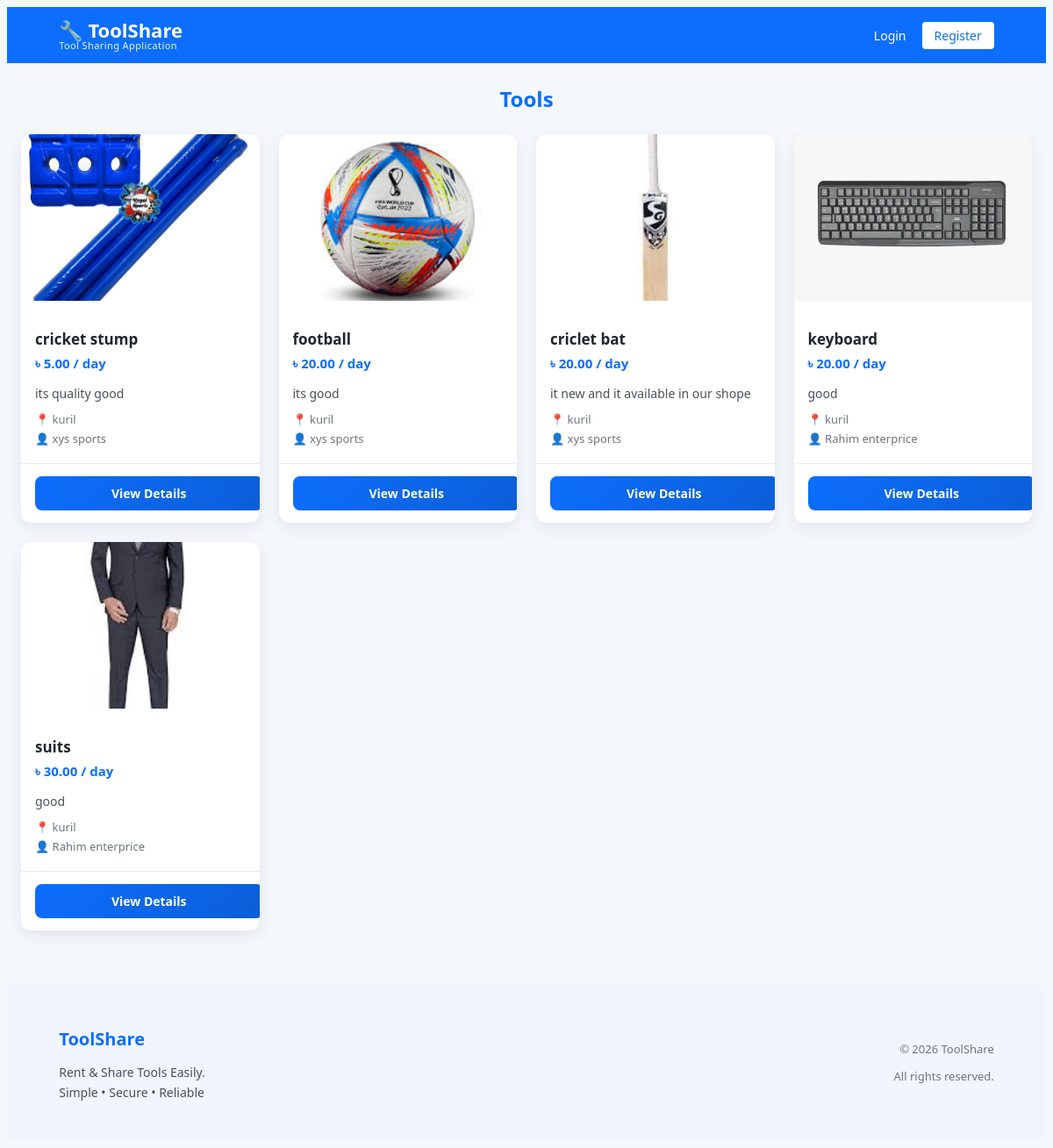
The page /public/index.php on the database its author committed.
### tables this page shows
CREATE TABLE `tools` (
  `id` varchar(36) NOT NULL,
  `user_id` varchar(36) NOT NULL,
  `category_id` varchar(36) NOT NULL,
  `name` varchar(150) NOT NULL,
  `description` text DEFAULT NULL,
  `price_per_day` decimal(10,2) NOT NULL,
  `quantity` int(11) NOT NULL,
  `location` varchar(150) DEFAULT NULL,
  `status` enum('AVAILABLE','RENTED','INACTIVE') DEFAULT 'AVAILABLE',
  `created_at` datetime DEFAULT current_timestamp()
);

CREATE TABLE `users` (
  `id` varchar(36) NOT NULL,
  `name` varchar(150) NOT NULL,
  `email` varchar(150) NOT NULL,
  `phone` varchar(20) NOT NULL,
  `nid_number` varchar(50) DEFAULT NULL,
  `password` varchar(255) NOT NULL,
  `profile_image` varchar(255) DEFAULT NULL,
  `role` enum('USER','VENDOR','ADMIN') NOT NULL,
  `status` enum('ACTIVE','INACTIVE','BLOCKED') DEFAULT 'ACTIVE',
  `shop_number` varchar(100) DEFAULT NULL,
  `business_card_no` varchar(100) DEFAULT NULL,
  `created_at` datetime DEFAULT current_timestamp()
);

### app/controllers/UserController.php (called while the page is built, shortened)
<?php
require_once __DIR__ . '/../services/ToolService.php';
class UserController
{
     private ToolService $toolService;
    public function __construct()
    {
        $this->toolService = new ToolService();
    }
 public function guestView()
 {
   $currentUser = $_SESSION['user'] ?? null;
        $tools = $this->toolService->getToolsForHome($currentUser);
        require __DIR__ . '/../views/home/index.php';
}
}

### app/core/Router.php (called while the page is built, shortened)
<?php
class Router
{
    public function run()
    {
        $url = $_GET['url'] ?? 'user/guestView';
        $parts = explode('/', trim($url, '/'));
        $methodName = $parts[1] ?? 'index';
        $controller = new $controllerName();
        $controller->$methodName();
    }
}

### public/index.php (called while the page is built, shortened)
<?php
require_once __DIR__ . '/../app/core/Router.php';
$router = new Router();
$router->run();

### config/Database.php (called while the page is built)
<?php
class Database
{
    private static $host = "localhost";
    private static $db   = "tool share application";
    private static $user = "root";
    private static $pass = "";
    public static function connect()
    {
        try {
            $pdo = new PDO(
                "mysql:host=" . self::$host . ";dbname=" . self::$db,
                self::$user,
                self::$pass
            );
            $pdo->setAttribute(PDO::ATTR_ERRMODE, PDO::ERRMODE_EXCEPTION);
            return $pdo;
        } catch (PDOException $e) {
            die("DB Connection Failed: " . $e->getMessage());
        }
    }
}

### app/services/ToolService.php (called while the page is built, shortened)
<?php
require_once __DIR__ . '/../repositories/ToolRepository.php';
class ToolService
{
    private ToolRepository $toolRepo;
    public function __construct()
    {
        $this->toolRepo     = new ToolRepository();
    }
public function getToolsForHome(?array $currentUser): array
{
    if (empty($currentUser)) {
        return $this->toolRepo->getAllAvailable();
    }
    return $this->toolRepo->getAllAvailableExceptUser($currentUser['id']);
}
}

### app/repositories/ToolRepository.php (called while the page is built, shortened)
<?php
require_once __DIR__ . '/../../config/Database.php';
class ToolRepository
{
    private PDO $db;
    public function __construct()
    {
        $this->db = Database::connect();
    }
public function getAllAvailable(): array
{
    $sql = "
        SELECT
            t.id,
            t.user_id,
            t.name,
            t.price_per_day,
            t.description,
            t.location,
            t.quantity,
            t.status,
            u.name AS owner_name,
            (
                SELECT ti.image_path
                FROM tool_images ti
                WHERE ti.tool_id = t.id
                ORDER BY ti.id ASC
                LIMIT 1
            ) AS image
        FROM tools t
        JOIN users u ON u.id = t.user_id
        WHERE t.status = 'AVAILABLE'
        ORDER BY t.created_at DESC
    ";
    $stmt = $this->db->prepare($sql);
    $stmt->execute();
    return $stmt->fetchAll(PDO::FETCH_ASSOC);
}
}

### app/views/Home/index.php (the view, shortened to what this page needs)
<?php
require_once __DIR__ . '/../layouts/header.php';
?>
 <link rel="stylesheet" href="/final/tool-share-application/app/assets/css/header.css">
    <link rel="stylesheet" href="/final/tool-share-application/app/assets/css/footer.css">
    <link rel="stylesheet" href="/final/tool-share-application/app/assets/css/toolhomeindex.css">
<h2>Tools</h2>
<?php if (empty($tools)): ?>
    <p class="no-tools">No tools available right now.</p>
<?php else: ?>
<div class="tools-grid">
<?php foreach ($tools as $tool): ?>
    <div class="tool-card">
        <?php if (!empty($tool['image'])): ?>
            <img
                src="/final/Tool-Share-Application/public/<?= htmlspecialchars($tool['image']) ?>"
                alt="Tool Image"
            >
        <?php endif; ?>
        <div class="tool-body">
            <h3><?= htmlspecialchars($tool['name']) ?></h3>
            <div class="price">
                ৳ <?= htmlspecialchars($tool['price_per_day']) ?> / day
            </div>
            <p class="description">
                <?= htmlspecialchars(
                    mb_strlen($tool['description']) > 80
                        ? mb_substr($tool['description'], 0, 80) . '...'
                        : $tool['description']
                ) ?>
            </p>
            <div class="location">
                📍 <?= htmlspecialchars($tool['location']) ?>
            </div>
            <div class="owner">
                👤 <?= htmlspecialchars($tool['owner_name']) ?>
            </div>
        </div>
        <div class="tool-footer">
            <a href="?url=tool/details&id=<?= htmlspecialchars($tool['id']) ?>">
                View Details
            </a>
        </div>
    </div>
<?php endforeach; ?>
</div>
<?php endif; ?>
<?php
require_once __DIR__ . '/../layouts/footer.php';
?>

### app/views/layouts/header.php (shortened to what this page needs)
<header class="navbar">
    <div class="nav-container">
        <div class="nav-logo">
            <a href="?url=user/ViewForAllUser" class="logo-text">
                🔧 ToolShare
                <span class="logo-sub">Tool Sharing Application</span>
            </a>
        </div>
        <nav class="nav-menu">
            <?php if (!isset($_SESSION['user'])): ?>
                <a href="?url=user/login">Login</a>
                <a href="?url=user/register" class="btn-primary">Register</a>
            <?php endif; ?>
        </nav>
    </div>
</header>

### app/views/layouts/footer.php
<footer class="footer">
    <div class="footer-container">
        <div class="footer-left">
            <h3>ToolShare</h3>
            <p>
                Rent & Share Tools Easily.<br>
                Simple • Secure • Reliable
            </p>
        </div>
        <div class="footer-right">
            <p>&copy; <?= date('Y') ?> ToolShare</p>
            <p>All rights reserved.</p>
        </div>
    </div>
</footer>

### app/assets/css/header.css (style rules this page uses)
.navbar { background: #0d6efd; padding: 14px 0; }
.nav-container { width: 90%; max-width: 1200px; margin: auto; display: flex; justify-content: space-between; align-items: center; }
.nav-logo .logo-text { display: flex; flex-direction: column; text-decoration: none; color: #ffffff; }
.nav-logo .logo-text { font-size: 22px; font-weight: 700; line-height: 1.1; }
.logo-sub { font-size: 11px; font-weight: 400; opacity: 0.9; letter-spacing: 0.4px; }
.nav-menu { display: flex; align-items: center; gap: 18px; }
.nav-menu a { color: #ffffff; text-decoration: none; font-size: 14px; font-weight: 500; }
.btn-primary { padding: 6px 14px; background: #ffffff; color: #0d6efd !important; border-radius: 4px; font-weight: 600; }

### app/assets/css/footer.css (style rules this page uses)
.footer { background: #f1f5ff; padding: 30px 0; margin-top: 60px; }
.footer-container { width: 90%; max-width: 1100px; margin: auto; display: flex; justify-content: space-between; align-items: center; color: #495057; }
.footer-left h3 { color: #0d6efd; margin-bottom: 6px; font-size: 20px; }
.footer-left p { font-size: 14px; line-height: 1.6; }
.footer-right { text-align: right; font-size: 13px; color: #6c757d; }

### app/assets/css/toolhomeindex.css (style rules this page uses)
h2 { text-align: center; margin: 24px 0; color: #0d6efd; }
.tools-grid { max-width: 1200px; margin: 0 auto 40px; display: grid; grid-template-columns: repeat(auto-fill, minmax(260px, 1fr)); gap: 22px; padding: 0 16px; }
.tool-card { background: #ffffff; border-radius: 12px; box-shadow: 0 6px 18px rgba(0,0,0,.08); overflow: hidden; display: flex; flex-direction: column; transition: all .25s ease; }
.tool-card img { width: 100%; height: 190px; object-fit: cover; background: #e9ecef; }
.tool-body { padding: 15px 16px; flex: 1; }
.tool-body h3 { font-size: 17px; margin-bottom: 6px; }
.tool-body .price { font-size: 15px; font-weight: 600; color: #0d6efd; margin-bottom: 8px; }
.tool-body .description { font-size: 14px; color: #495057; margin-bottom: 10px; line-height: 1.5; }
.tool-body .location, .tool-body .owner { font-size: 13px; color: #6c757d; margin-bottom: 4px; }
.tool-footer { padding: 14px 16px; border-top: 1px solid #e9ecef; text-align: center; }
.tool-footer a { display: inline-block; width: 100%; padding: 10px; background: linear-gradient(135deg, #0d6efd, #0b5ed7); color: #ffffff; font-size: 14px; font-weight: 600; border-radius: 8px; text-decoration: none; transition: background .2s ease, transform .1s ease; }

### rows shown on the page
tools: shows a picture, name "cricket stump", price_per_day "5.00", description "its quality good", location "kuril", user.name "xys sports"
tools: shows a picture, name "football", price_per_day "20.00", description "its good", location "kuril", user.name "xys sports"
tools: shows a picture, name "criclet bat", price_per_day "20.00", description "it new and it available in our shope", location "kuril", user.name "xys sports"
tools: shows a picture, name "keyboard", price_per_day "20.00", description "good", location "kuril", user.name "Rahim enterprice"
tools: shows a picture, name "suits", price_per_day "30.00", description "good", location "kuril", user.name "Rahim enterprice"
